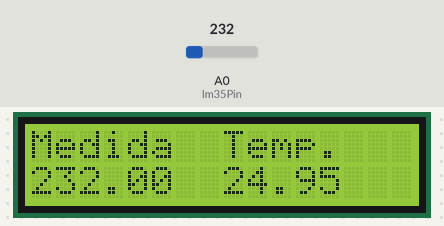
Bench run of a sketch on a simulated Arduino Uno, built for the host (arithmetic inside an expression is 32-bit, double 64-bit). Parts: 16×2 character LCD. The inputs (shaded band) are chosen by the test bench; at power-on: A0 (lm35Pin) = 232. What the sketch prints to the serial monitor is not drawn.

Above: at 1.2 s.
1.3 s: A0 (lm35Pin) set to 250
At 2.7 s:
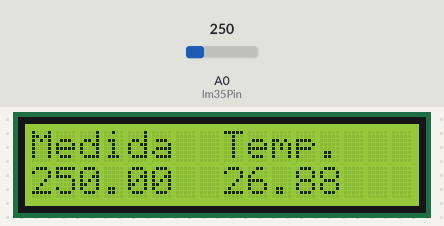
3.0 s: A0 (lm35Pin) set to 266
At 3.5 s:
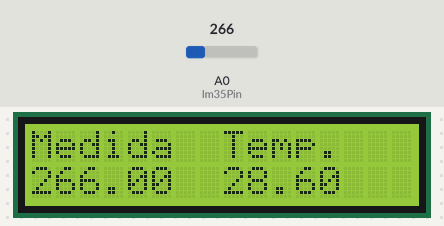
4.5 s: A0 (lm35Pin) set to 290
At 5.1 s:
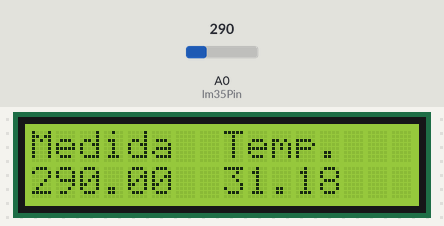
Timing chart, 0 to 7.5 s (numbered marks = the images above; inputs shaded):
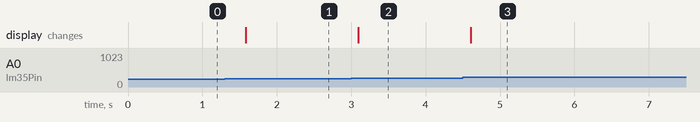

Measured:
- after the input at 1.3 s, the display: changes after 0.28 s (image 1)
- after the input at 3.0 s, the display: changes after 0.09 s (image 2)
- after the input at 4.5 s, the display: changes after 0.11 s (image 3)

The sketch:

ciencia_8.ino
```cpp
/*
  Display LCD com LM35

 Demonstra o uso de um display LCD mostrando a temperatura
 medida com um lm35.
 */

// inclui a biblioteca do LCD
#include <LiquidCrystal.h>

// initialize the library with the numbers of the interface pins
/* Incializa o LCD
 * Circuito:
 * LCD RS pin to digital pin 12
 * LCD Enable pin to digital pin 11
 * LCD D4 pin to digital pin 5
 * LCD D5 pin to digital pin 4
 * LCD D6 pin to digital pin 3
 * LCD D7 pin to digital pin 2  */
LiquidCrystal lcd(12, 11, 5, 4, 3, 2);

// O LM35 é simples e não precisa de uma biblioteca
const int lm35Pin = A0;

// Uma variável para guardar a medida
float value; //float para fazermos uma média
// E outra para guardar a temperatura
float temperature;

void setup() {
  // Não necessário para usar o analogRead, mas útil para legibilidade
  pinMode(lm35Pin,INPUT);
  // Utilizado para aumentar a precisão
  analogReference(INTERNAL1V1); // para arduino MEGA
  //analogReference(INTERNAL); // para arduino UNO
  // Inicializa o LCD, de acordo com o número de colunas e linhas
  lcd.begin(16, 2);
  // Imprime cabeçalho no LCD
  lcd.print("Medida  Temp.");
  // Inicializa a serial
  Serial.begin(9600);
}

void loop() {

  //Faz a média de 5 medidas seguidas da temperatura
  value = 0;
  for(int i=0;i<5;i++){
    value = value +  analogRead(lm35Pin);
  }
  value = value/5.0;

  // Converte para graus.
  temperature = value*110.0/1023;

  // Move o cursor do LCD para começo da segunda linha
  lcd.setCursor(0, 1);
  // Imprime o valor:
  lcd.print(value);
  lcd.print("  ");
  // Imprime a temperatura
  lcd.setCursor(8, 1);
  lcd.print(temperature);
  lcd.print("   ");

  // E envia pela serial para gerar um gráfico
//  Serial.print(value);
//  Serial.print(' ');
  Serial.println(temperature);
  delay(300);
}
```
